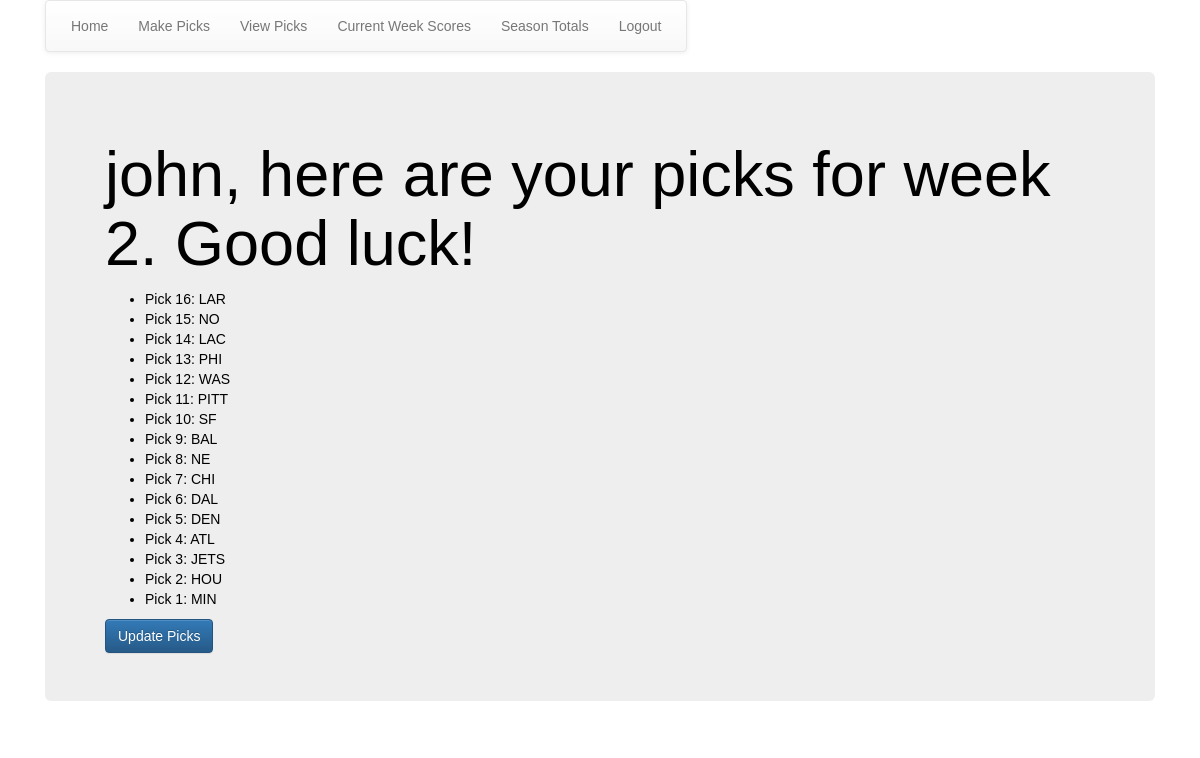
/fb_app/picks_list/ (signed in), run on an earlier commit of the app's database.
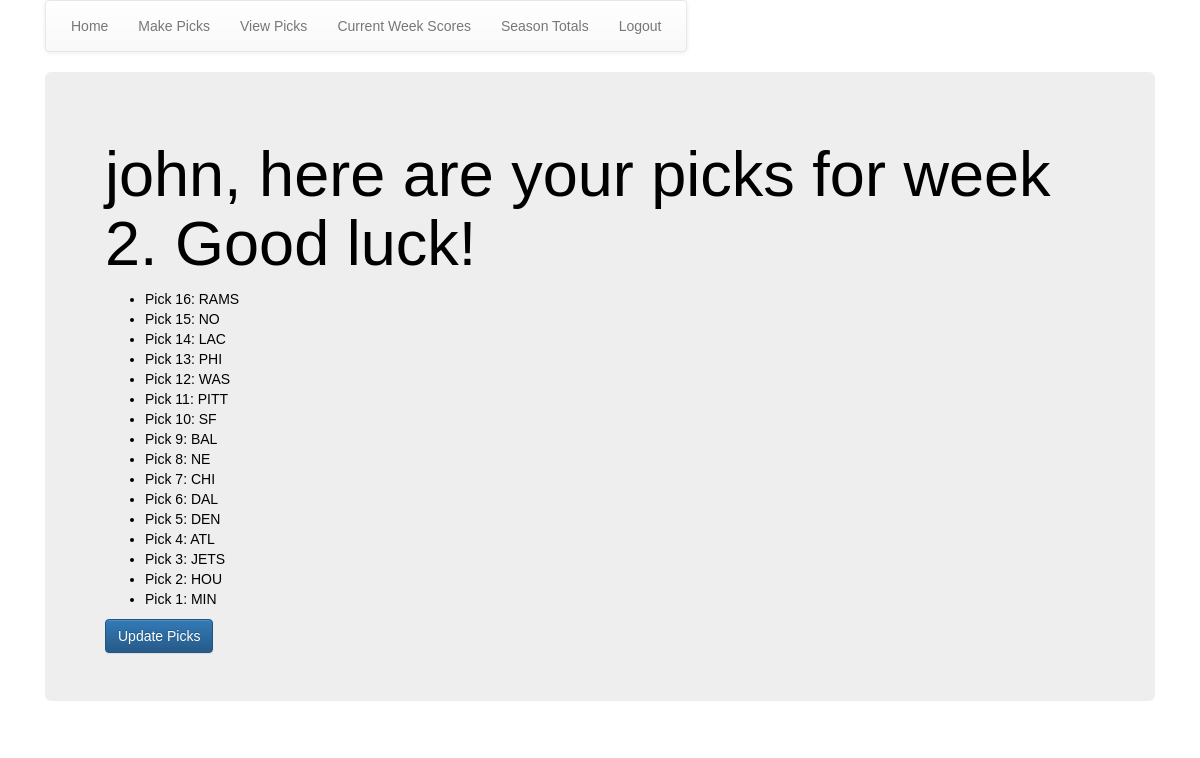
And on a later commit of the database.
### fb_app/models.py (models this page shows, shortened)
class Picks(models.Model):
    week = models.ForeignKey(Week,on_delete=models.CASCADE, db_index=True)
    player  = models.ForeignKey(Player,on_delete=models.CASCADE,related_name="picks", db_index=True)
    pick_num = models.PositiveIntegerField()
    team = models.ForeignKey(Teams, on_delete=models.CASCADE, related_name="picksteam")
    class Meta:
        index_together = ['week', 'player']

class Teams(models.Model):
    mike_abbr = models.CharField(max_length=4, null=True)
    nfl_abbr = models.CharField(max_length=4, null=True)
    long_name = models.CharField(max_length=30, null=True)
    typo_name = models.CharField(max_length=30,null=True, blank=True)
    typo_name1 = models.CharField(max_length=30,null=True, blank=True)
    wins = models.PositiveIntegerField(default=0)
    losses = models.PositiveIntegerField(default=0)
    class Meta:
        ordering = ('nfl_abbr',)

### fb_app/views.py (the view)
class PicksListView(LoginRequiredMixin,ListView):
    login_url = '/fb_app/user_login/'
    redirect_field_name = 'fb_app/pick_list.html'
    model = Picks
    def get_queryset(self):
        print ('in queryset' + str(self.request.user))
        user = User.objects.get(username=self.request.user)
        player = Player.objects.get(name=user)
        return Picks.objects.filter(player=player, week__current=True).order_by('-pick_num')
    def get_context_data(self,**kwargs):
        context = super(PicksListView, self).get_context_data(**kwargs)
        context.update({
        'week': Week.objects.get(current=True),
        'picks_list': self.get_queryset(),
        })
        return context

### fb_app/templates/fb_app/picks_list.html
{%extends "fb_app/base.html"%}
{%load staticfiles%}
{%load mathfilters%}
{%block body_block%}
  <div class="jumbotron">
    <h1>{{user.get_username}}, here are your picks for week {{week.week}}.  Good luck!</h1>
      <ul>
        {% for pick in picks_list%}
        <li>Pick {{pick.pick_num}}:    {{pick.team.mike_abbr}}</li>
        {%endfor%}
      </ul>
      <a href="{% url 'fb_app:games_list' %}"> <button class="btn btn-primary">Update Picks</button></a>
  </div>
{%endblock%}

What changed in the data, as far as the page shows it:
changed through a linked row, Picks: team.mike_abbr "LAR" → "RAMS"
